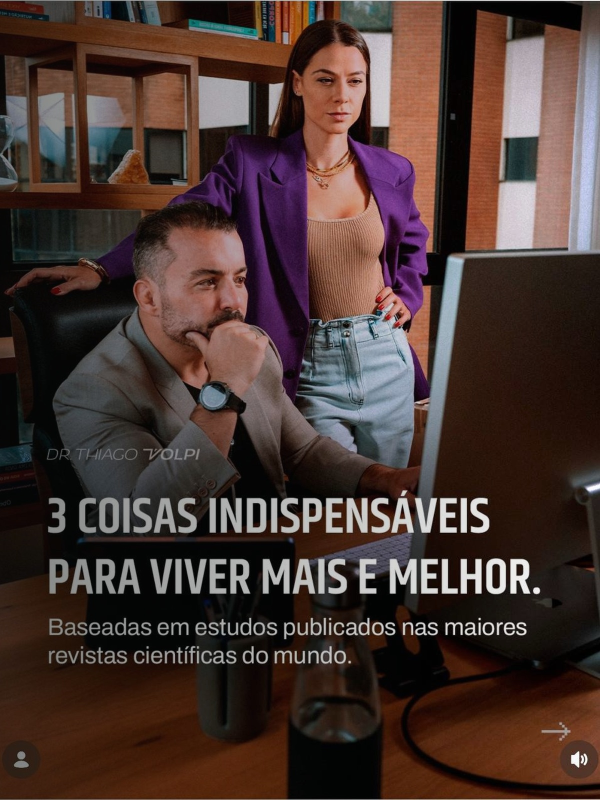
#> input picture snapshot/openclaw-home/workspace/deliverables/tmp_glynac_v2/img_1.jpg, 1200 x 1600 px, given in place of file_257---f0a37b69-9ccd-44c0-a981-4483bd299d9d.jpg, which was not available (shown at 1/2 size)
$ python -i build_dra_daniely_modelo01_v3.py   (imports and definitions only)
#> lines starting #> are read from the running program, lines starting #| are printed output that depends on the picture; pictures that were not available may be replaced by others from this repository, and a replacement may not be noted
from pptx import Presentation
from pptx.util import Inches, Pt
from pptx.enum.text import PP_ALIGN, MSO_VERTICAL_ANCHOR
from pptx.enum.shapes import MSO_SHAPE
from pptx.dml.color import RGBColor
from PIL import Image, ImageDraw, ImageFilter
from pathlib import Path

OUT = Path('/root/.openclaw/workspace/deliverables')
TMP = OUT / 'tmp_modelo01_v3'
# [1 line not run here, left out]

SW, SH = 1000, 1250  # 4:5
GOLD = (159,136,68)
# [1 line that did not run here, left out]
# [1 line that did not run here, left out]
# [1 line that did not run here, left out]
# [1 line that did not run here, left out]
# [1 line that did not run here, left out]
# [1 line that did not run here, left out]
# [1 line that did not run here, left out]

photos = {
    '248': Path('/root/.openclaw/media/inbound/file_248---754c4855-061a-4e03-ae26-08b4a16b1da4.jpg'),
    '249': Path('/root/.openclaw/media/inbound/file_249---17318fde-dda9-4335-80a3-c22b8a774885.jpg'),
    '254': Path('/root/.openclaw/media/inbound/file_254---dfb15256-8d77-41ea-8aab-79b84f76357b.jpg'),
    '255': Path('/root/.openclaw/media/inbound/file_255---28c713b0-b988-4762-a1fe-0b96118a0f87.jpg'),
    '256': Path('/root/.openclaw/media/inbound/file_256---1133538b-77c4-4ae8-99a8-d8dedf3ccfb6.jpg'),
    '257': Path('/root/.openclaw/media/inbound/file_257---f0a37b69-9ccd-44c0-a981-4483bd299d9d.jpg'),
    '271': Path('/root/.openclaw/media/inbound/file_271---3696783f-b5d9-46dc-ba4d-3aedabbbbf0c.jpg'),
    '273': Path('/root/.openclaw/media/inbound/file_273---3f0ce689-e3db-48b7-85ca-971215f608f1.jpg'),
    '274': Path('/root/.openclaw/media/inbound/file_274---87a94e30-217c-4ff8-bb04-c012647be574.jpg'),
}


def crop_fill(path, size=(SW, SH), anchor='center'):
#> called with size = (1000, 1250), anchor = 'center'
    img = Image.open(path).convert('RGB')
#> img is the input picture: PIL image 1200x1600 RGB; mean R, G, B 72.9, 54.5, 49.8
    tw, th = size
    src_ratio = img.width / img.height
#> src_ratio = 0.75
    dst_ratio = tw / th
    if src_ratio > dst_ratio:
        nw = int(img.height * dst_ratio)
        if anchor == 'left':
            left = 0
        elif anchor == 'right':
            left = img.width - nw
        else:
            left = (img.width - nw) // 2
        img = img.crop((left, 0, left + nw, img.height))
    else:
        nh = int(img.width / dst_ratio)
#> nh = 1500
        top = (img.height - nh) // 2
#> top = 50
        img = img.crop((0, top, img.width, top + nh))
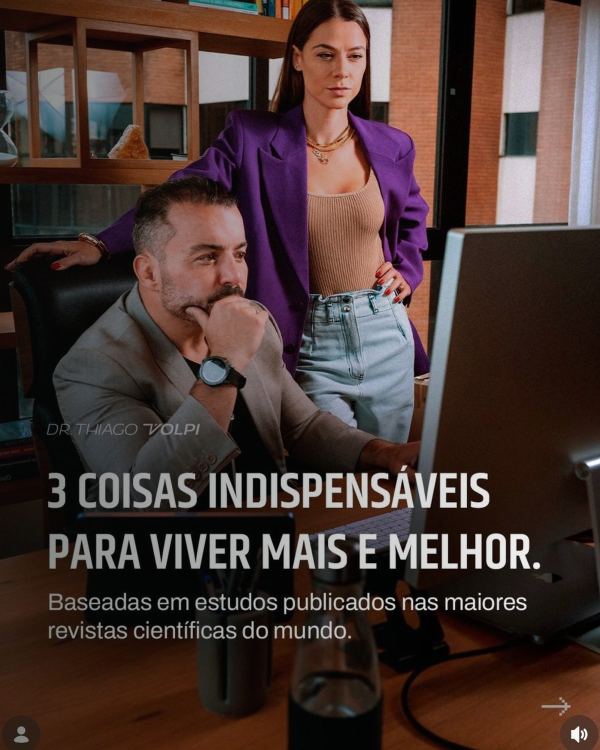
#> img: PIL image 1200x1500 RGB (shown at 1/2 size); mean R, G, B 73.6, 55.4, 51.2
    return img.resize((tw, th), Image.Resampling.LANCZOS)


def dark_editorial_bg(photo_key, name, anchor='center'):
    img = crop_fill(photos[photo_key], anchor=anchor)
    overlay = Image.new('RGBA', (SW, SH), (0,0,0,0))
#> overlay: PIL image 1000x1250 RGBA; every value is 0
    d = ImageDraw.Draw(overlay)
    # Strong bottom overlay, softer top overlay, slight left vignette
    for y in range(SH):
        if y < SH*0.45:
            alpha = int(45 + 35*(y/(SH*0.45)))
        else:
            alpha = int(90 + 110*((y - SH*0.45)/(SH*0.55)))
        d.line((0, y, SW, y), fill=(0,0,0, min(alpha,190)))
    vignette = Image.new('RGBA', (SW, SH), (0,0,0,0))
    dv = ImageDraw.Draw(vignette)
    for x in range(SW):
        alpha = int(45 * (1 - x/SW))
        dv.line((x, 0, x, SH), fill=(0,0,0,alpha))
    out = Image.alpha_composite(img.convert('RGBA'), overlay)
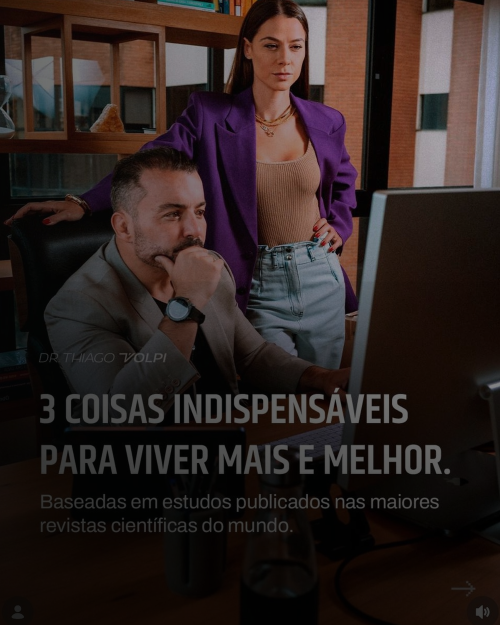
#> out: PIL image 1000x1250 RGBA (shown at 1/2 size); mean R, G, B, A 46.2, 35, 33, 255
    out = Image.alpha_composite(out, vignette).convert('RGB')
#> out: PIL image 1000x1250 RGB
    path = TMP / name
    out.save(path, quality=95)
    return path


# [17 lines left out: functions light_bg, circle_avatar, not called in this run]


def new_prs():
    prs = Presentation()
    prs.slide_width = Inches(8.333)
    prs.slide_height = Inches(10.417)
    return prs


# [7 lines that did not run here, left out]


def pill(slide, l,t,w, txt, fill_rgb, text_rgb):
    shp = slide.shapes.add_shape(MSO_SHAPE.ROUNDED_RECTANGLE, l,t,w,Inches(0.29))
    shp.fill.solid(); shp.fill.fore_color.rgb = fill_rgb; shp.line.fill.background()
    tf = shp.text_frame; tf.clear(); tf.vertical_anchor = MSO_VERTICAL_ANCHOR.MIDDLE
    p = tf.paragraphs[0]; p.alignment = PP_ALIGN.CENTER
    r = p.add_run(); r.text = txt
    r.font.name = 'Aptos'; r.font.size = Pt(9.5); r.font.bold = True; r.font.color.rgb = text_rgb


def badge(slide, n):
    c = slide.shapes.add_shape(MSO_SHAPE.OVAL, Inches(7.54), Inches(0.46), Inches(0.38), Inches(0.38))
    c.fill.solid(); c.fill.fore_color.rgb = GREY_BADGE; c.line.fill.background()
    tf = c.text_frame; tf.clear(); tf.vertical_anchor = MSO_VERTICAL_ANCHOR.MIDDLE
    p = tf.paragraphs[0]; p.alignment = PP_ALIGN.CENTER
    r = p.add_run(); r.text = str(n)
    r.font.name = 'Aptos'; r.font.size = Pt(10.5); r.font.bold = True; r.font.color.rgb = BLACK


def frame(slide, dark=True):
    # left gold line
    ln = slide.shapes.add_shape(MSO_SHAPE.RECTANGLE, Inches(0.42), Inches(0.74), Inches(0.08), Inches(8.72))
    ln.fill.solid(); ln.fill.fore_color.rgb = RGBColor(*GOLD); ln.line.fill.background()
    # footer line
    fl = slide.shapes.add_shape(MSO_SHAPE.RECTANGLE, Inches(0.62), Inches(9.26), Inches(6.67), Inches(0.012))
    fl.fill.solid(); fl.fill.fore_color.rgb = RGBColor(255,255,255) if dark else LIGHT_LINE; fl.line.fill.background()
    # handle
    textbox(slide, Inches(0.63), Inches(9.34), Inches(1.5), Inches(0.16), '@dradaniely.freitas', size=8.2, color=WHITE if dark else MUTED)
    # arrow
    arr = slide.shapes.add_shape(MSO_SHAPE.CHEVRON, Inches(6.87), Inches(9.32), Inches(0.16), Inches(0.10))
    arr.fill.solid(); arr.fill.fore_color.rgb = WHITE if dark else RGBColor(*GOLD); arr.line.fill.background()


def place_bg(slide, path):
    slide.shapes.add_picture(str(path), 0, 0, width=Inches(8.333), height=Inches(10.417))


# [61 lines left out: functions cover_slide, evidence_slide, practice_slide, cta_slide, not called in this run]

# backgrounds with flattened overlays
# [13 lines that did not run here, left out]
#> call 2 of dark_editorial_bg, with photo_key = '254', name = 'g-2.jpg', anchor = 'center'
#> call 2 of crop_fill, with size = (1000, 1250), anchor = 'center'
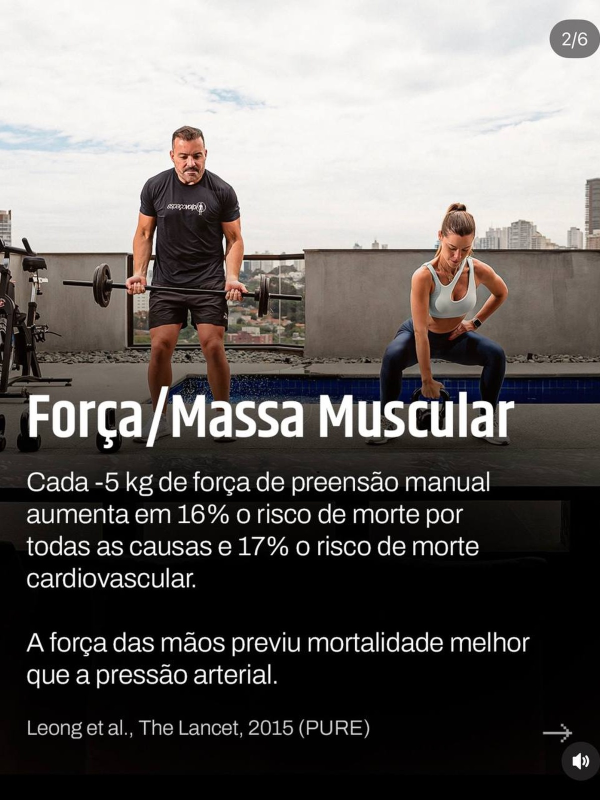
#> input picture snapshot/openclaw-home/workspace/deliverables/tmp_glynac_v2/img_2.jpg, 1200 x 1600 px, given in place of file_254---dfb15256-8d77-41ea-8aab-79b84f76357b.jpg, which was not available (shown at 1/2 size)
#> in crop_fill, img is the input picture: PIL image 1200x1600 RGB; mean R, G, B 105.4, 101.6, 99.2
#> in crop_fill (call 2), `img = img.crop((0, top, img.width, top + nh))`:
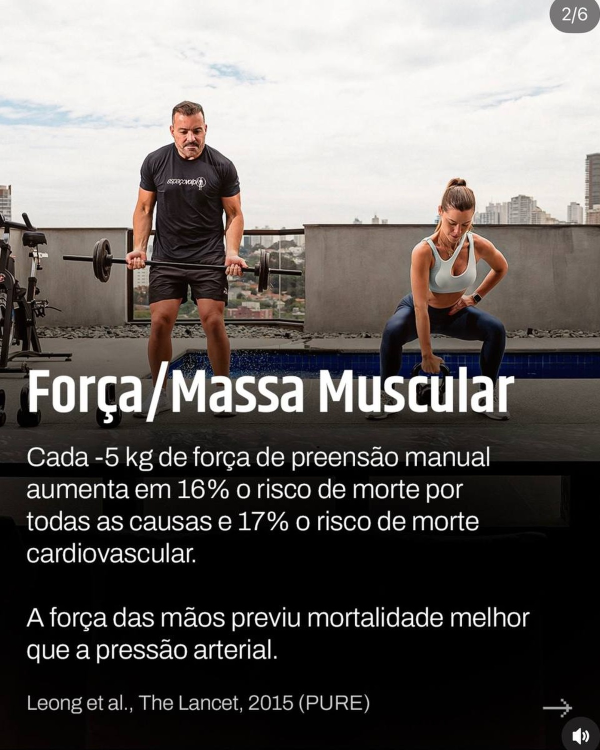
#> img: PIL image 1200x1500 RGB (shown at 1/2 size); mean R, G, B 104.4, 100.3, 97.8
#> in crop_fill (call 2), `return img.resize((tw, th), Image.Resampling.LANCZOS)`:
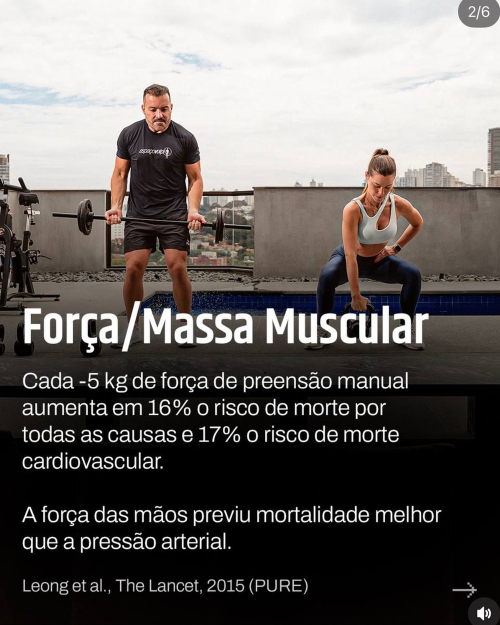
#> returned value: PIL image 1000x1250 RGB (shown at 1/2 size); mean R, G, B 104.4, 100.3, 97.8
#> in dark_editorial_bg (call 2), `out = Image.alpha_composite(img.convert('RGBA'), overlay)`:
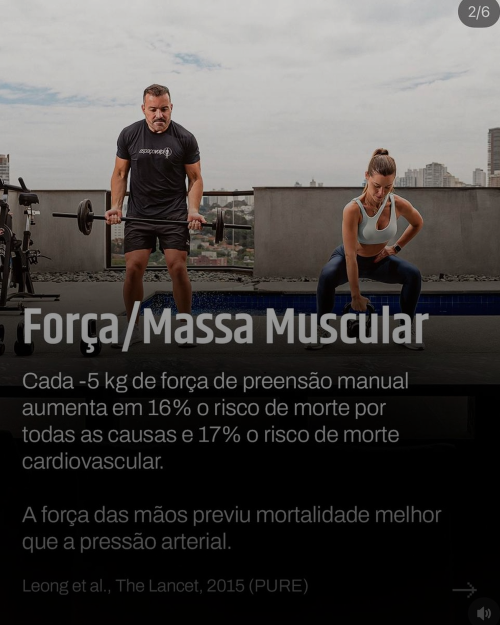
#> out: PIL image 1000x1250 RGBA (shown at 1/2 size); mean R, G, B, A 75.1, 72.3, 70.5, 255
#> in dark_editorial_bg (call 2), `out = Image.alpha_composite(out, vignette).convert('RGB')`:
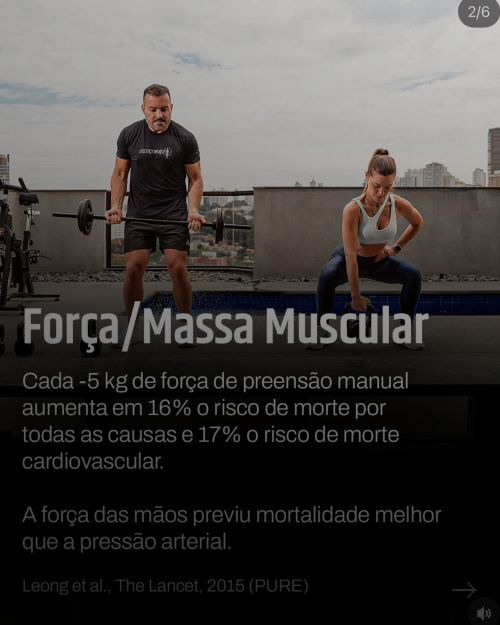
#> out: PIL image 1000x1250 RGB (shown at 1/2 size); mean R, G, B 68.6, 66, 64.4

# GLYNAC
# [1 line that did not run here, left out]
# [12 lines not run here, left out]
path_g = OUT / '2026-04-01-glynac-modelo01-v3.pptx'
# [2 lines not run here, left out]

# Hair loss
# [1 line that did not run here, left out]
# [12 lines not run here, left out]
path_h = OUT / '2026-04-01-capilar-modelo01-v3.pptx'
# [2 lines not run here, left out]

>>> result = crop_fill('tmp_glynac_v2/img_1.jpg')
